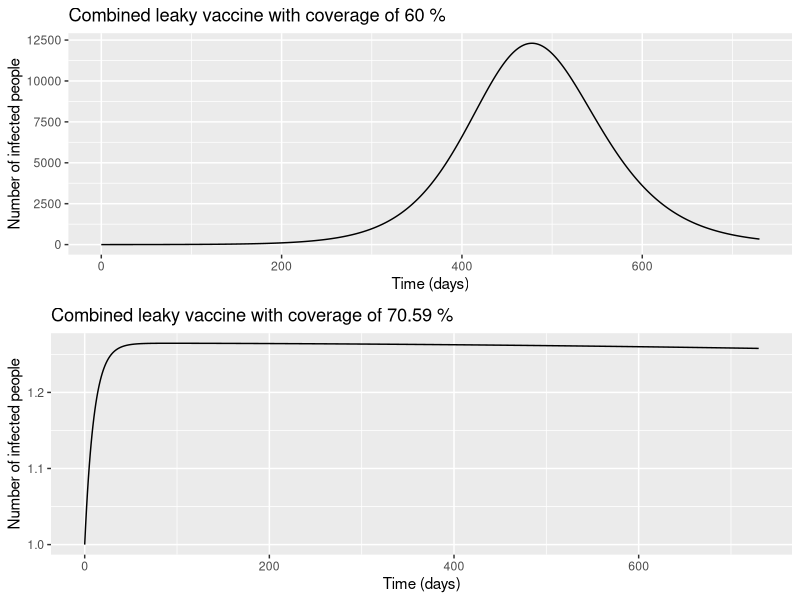

Write R code to recreate this figure.
# INFECTIOUS dISEASE MODELLING
# Module 2 e-tivity 4 - Modelling Additional Vaccine Effects

library(deSolve)  # solves the model
library(reshape2) # changes hte shape of the model output
library(ggplot2)  # plots
library(ggpubr) # subplots ggplot2

pop <- 10^6

parameters <- c(beta = 0.25, # infection rate
                gamma = 0.1, # natural recovery rate
                Cs = 0.3, # reduction in force of infection (lambda)
                Ci = 0.5,
                p = 0.6) # vaccination coverage

vacc_eff_S <- 1 - unname(parameters["Cs"]) # Vaccine effectivity in reducing susceptibility
vacc_eff_I <- 1 - unname(parameters["Ci"]) # Vaccine effectivity in reducing infectivity

ini_state <- c(S = unname((1-parameters["p"])) * (pop-1),
               I = 1,
               Iv = 0,
               R = 0,
               V = unname(parameters["p"])*(pop-1))

times <- 0:730 # 2 years

vacc_model <- function (time, state, parameters) {
  with(as.list(c(state, parameters)), {
    N <- S + I + Iv + R + V
    
    lambda <- (I + Ci*Iv) * beta/N
    
    dS <- -lambda*S
    dI <- lambda*S - gamma*I
    dIv <- Cs*lambda*V - gamma*Iv
    dR <- gamma * (I+Iv)
    dV <- -Cs*lambda*V
    
    return(list(c(dS, dI, dIv, dR, dV)))
  })
}

output <- as.data.frame(ode(y = ini_state,
                            times = times,
                            func = vacc_model,
                            parms = parameters))

# What is the peak prevalence (number of infected people) with a vaccine coverage of 60%?
output$all_I <- output$I + output$Iv

peak_I <- round(max(output$all_I)) # number of infected people at its peak
print(paste("peak of infection =", peak_I))

graf <- ggplot(data = output,
               aes(x = time,
                   y = all_I)) +
  geom_line() +
  xlab("Time (days)") + ylab("Number of infected people") + 
  labs(title = paste("Combined leaky vaccine with coverage of", parameters["p"]*100,"%"))
# print(graf)

# For this vaccine, what is the minimum vaccination coverage required to interrupt transmission (Reff < 1)?
  # Reff = (1-p)*Ro + p*Cs*Ci*Ro
Ro <- unname(parameters["beta"]/parameters["gamma"])

pc <- (1 - 1/Ro) / (1 - unname(parameters["Cs"]*parameters["Ci"]))
print(paste("Minimum Vaccination Coverage =", round(pc*100,2),"%"))

parameters["p"] <- pc

new_state <- c(S = unname((1-parameters["p"])) * (pop-1),
               I = 1,
               Iv = 0,
               R = 0,
               V = unname(parameters["p"])*(pop-1))

output2 <- as.data.frame(ode(y = new_state,
                            times = times,
                            func = vacc_model,
                            parms = parameters))

graf2 <- ggplot(data = output2,
               aes(x = time,
                   y = I + Iv)) +
  geom_line() +
  xlab("Time (days)") + ylab("Number of infected people") + 
  labs(title = paste("Combined leaky vaccine with coverage of", round(parameters["p"]*100,2), "%"))

print(ggarrange(graf, graf2, nrow = 2))
